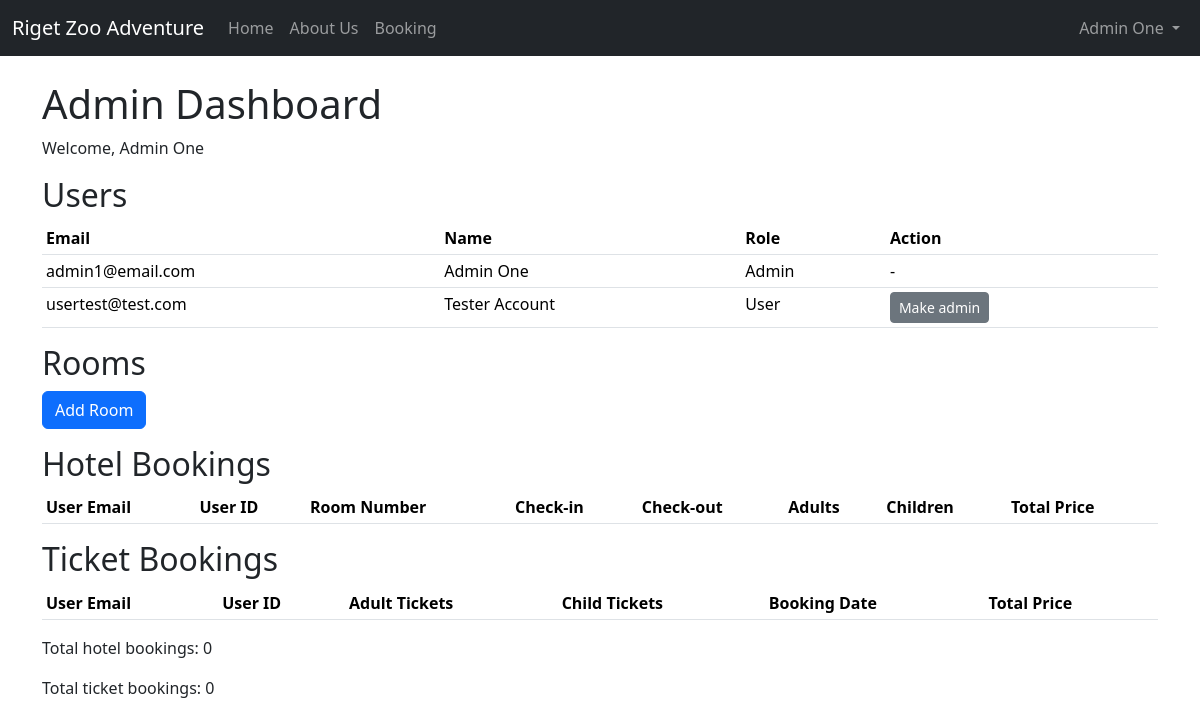
Page /admin (signed in) on the earlier database version.
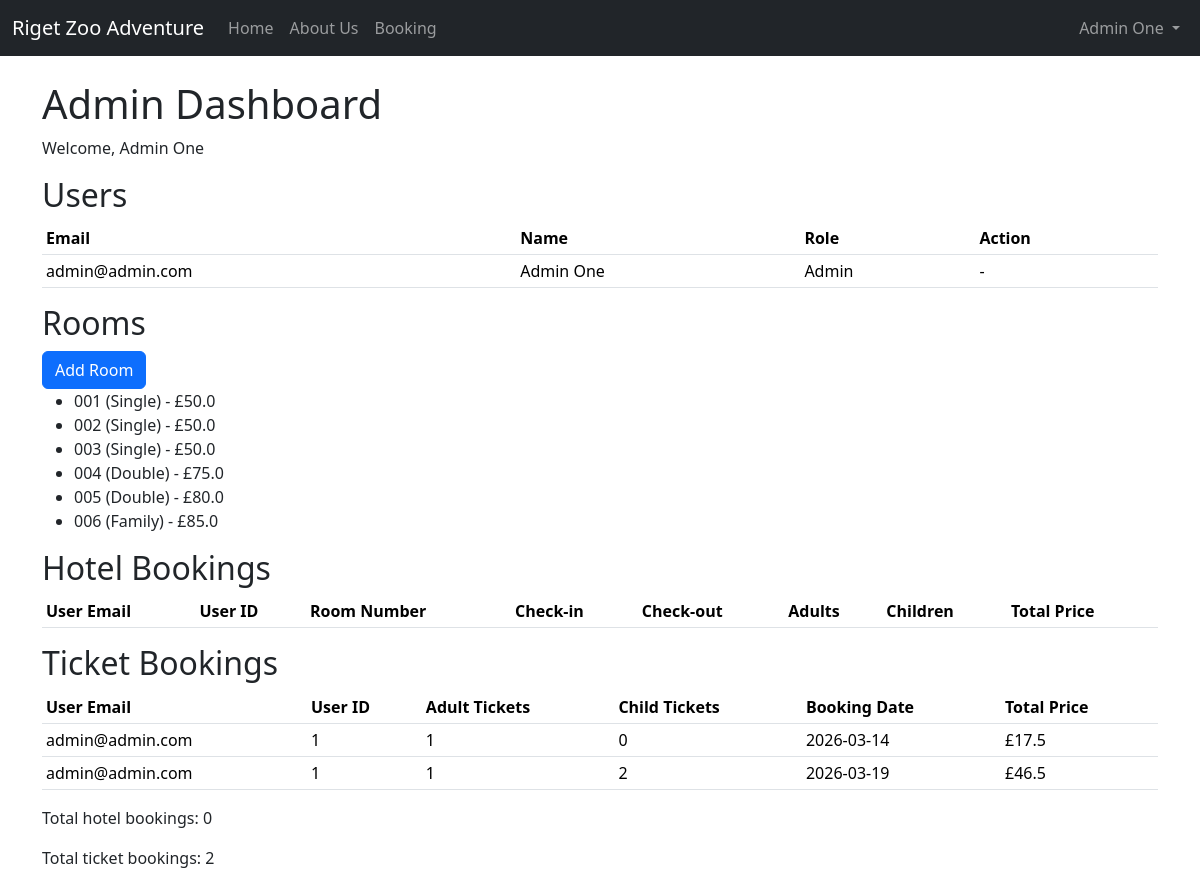
Same page on the later database version.
### website/models.py (models this page shows)
class User(db.Model, UserMixin):
    id = db.Column(db.Integer, primary_key=True)
    email = db.Column(db.String(150), unique=True)
    password = db.Column(db.String(150))
    first_name = db.Column(db.String(150))
    last_name = db.Column(db.String(150))
    is_admin = db.Column(db.Boolean, default=False)
    booking = db.relationship('Booking', backref='user', lazy=True)

class Room(db.Model):
    id = db.Column(db.Integer, primary_key=True)
    room_number = db.Column(db.String(10), unique=True, nullable=False)
    room_type = db.Column(db.String(50), nullable=False)
    max_adults = db.Column(db.Integer, nullable=False)
    max_children = db.Column(db.Integer, nullable=False)
    price_per_night = db.Column(db.Float, nullable=False)
    is_available = db.Column(db.Boolean, default=True)
    bookings = db.relationship('HotelBooking', backref='room', lazy=True)

class Booking(db.Model):
    id = db.Column(db.Integer, primary_key=True)
    date = db.Column(db.DateTime(timezone=True), default=func.now())
    adultticket = db.Column(db.Integer)
    childticket = db.Column(db.Integer)
    bookingdate = db.Column(db.Date, nullable=False)
    total_price = db.Column(db.Float, nullable=False)
    paid = db.Column(db.Boolean, default=False)
    user_id = db.Column(db.Integer, db.ForeignKey('user.id'))

### website/views.py (the view)
@views.route('/admin')
@login_required
def admin():
    if not current_user.is_admin:
        flash('You are not authorized to view that page.', 'error')
        return redirect(url_for('views.home'))
    from .models import Booking, HotelBooking, Room
    users = User.query.all()
    bookings = Booking.query.all()
    hotel_bookings = HotelBooking.query.all()
    rooms = Room.query.all()
    return render_template('admin.html', users=users, bookings=bookings,
                           hotel_bookings=hotel_bookings, rooms=rooms,
                           user=current_user)

### website/__init__.py (called while the page is built)
def create_app():
    app = Flask(__name__)
    app.config['SECRET_KEY'] = 'hjshjhdjah kjshkjdhjs'
    app.config['SQLALCHEMY_DATABASE_URI'] = f'sqlite:///{DB_NAME}'
    db.init_app(app)
    from .views import views
    app.register_blueprint(views, url_prefix='/')
    from .models import User, Booking
    with app.app_context():
        db.create_all()
    login_manager = LoginManager()
    login_manager.login_view = 'views.login'
    login_manager.init_app(app)
    @login_manager.user_loader
    def load_user(user_id):
        return User.query.get(int(user_id))
    @app.context_processor
    def inject_user():
        return dict(user=current_user)
    return app

### website/templates/admin.html (shortened to what this page needs)
{% extends "base.html" %} {% block title %}Admin Dashboard{% endblock %} {%
block content %}
<h1>Admin Dashboard</h1>
<p>Welcome, {{ user.first_name }} {{ user.last_name }}</p>
<h2>Users</h2>
<table class="table table-sm">
  <thead>
    <tr>
      <th>Email</th>
      <th>Name</th>
      <th>Role</th>
      <th>Action</th>
    </tr>
  </thead>
  <tbody>
    {% for u in users %}
    <tr>
      <td>{{ u.email }}</td>
      <td>{{ u.first_name }} {{ u.last_name }}</td>
      <td>{% if u.is_admin %}Admin{% else %}User{% endif %}</td>
      <td>
        {% if u.id != user.id %}
        <form
          method="post"
          action="{{ url_for('views.toggle_admin', user_id=u.id) }}"
        >
          <button type="submit" class="btn btn-sm btn-secondary">
            {% if u.is_admin %}Revoke admin{% else %}Make admin{% endif %}
          </button>
        </form>
        {% else %}-{% endif %}
      </td>
    </tr>
    {% endfor %}
  </tbody>
</table>
<h2>Rooms</h2>
<a class="btn btn-primary" href="{{ url_for('views.add_room') }}">Add Room</a>
<ul>
  {% for r in rooms %}
  <li>{{ r.room_number }} ({{ r.room_type }}) - £{{ r.price_per_night }}</li>
  {% endfor %}
</ul>
<h2>Hotel Bookings</h2>
<table class="table table-sm">
  <thead>
    <tr>
      <th>User Email</th>
      <th>User ID</th>
      <th>Room Number</th>
      <th>Check-in</th>
      <th>Check-out</th>
      <th>Adults</th>
      <th>Children</th>
      <th>Total Price</th>
    </tr>
  </thead>
</table>
<h2>Ticket Bookings</h2>
<table class="table table-sm">
  <thead>
    <tr>
      <th>User Email</th>
      <th>User ID</th>
      <th>Adult Tickets</th>
      <th>Child Tickets</th>
      <th>Booking Date</th>
      <th>Total Price</th>
    </tr>
  </thead>
  <tbody>
    {% for tb in bookings %}
    <tr>
      <td>{{ tb.user.email }}</td>
      <td>{{ tb.user.id }}</td>
      <td>{{ tb.adultticket }}</td>
      <td>{{ tb.childticket }}</td>
      <td>{{ tb.bookingdate }}</td>
      <td>£{{ tb.adultticket * 17.50 + tb.childticket * 14.50 }}</td>
    </tr>
    {% endfor %}
  </tbody>
</table>
<p>Total hotel bookings: {{ hotel_bookings|length }}</p>
<p>Total ticket bookings: {{ bookings|length }}</p>
{% endblock %}

### website/templates/base.html (shortened to what this page needs)
<!doctype html>
<html lang="en" data-bs-theme="light">
  <head>
    <link
      href="https://cdn.jsdelivr.net/npm/bootstrap@5.3.2/dist/css/bootstrap.min.css"
      rel="stylesheet"
    />
    <link
      rel="stylesheet"
      href="https://stackpath.bootstrapcdn.com/font-awesome/4.7.0/css/font-awesome.min.css"
    />
  </head>
  <body>
    <nav class="navbar navbar-expand-lg navbar-dark bg-dark">
      <div class="container-fluid">
        <a class="navbar-brand" href="/">Riget Zoo Adventure</a>
        <div class="collapse navbar-collapse" id="navbar">
          {% if user.is_authenticated %}
          <div class="navbar-nav">
            <a class="nav-link" href="/">Home</a>
            <a class="nav-link" href="/aboutus">About Us</a>
            <a class="nav-link" href="/booking">Booking</a>
          </div>
          <div class="navbar-nav ms-auto">
            <div class="nav-item dropdown">
              <a
                class="nav-link dropdown-toggle"
                href="#"
                role="button"
                data-bs-toggle="dropdown"
              >
                {{ current_user.first_name }} {{ current_user.last_name }}
              </a>
            </div>
          </div>
          {% endif %}
        </div>
      </div>
    </nav>
    <div class="container mt-4">
      {% block content %}{% endblock %}
    </div>
  </body>
</html>

Differences in the rows shown:
removed User: email "usertest@test.com", first_name "Tester", last_name "Account", is_admin "User"
changed User "Admin": email "admin1@email.com" → "admin@admin.com"
added Room: room_number "001", room_type "Single", price_per_night "50.0"
added Room: room_number "002", room_type "Single", price_per_night "50.0"
added Room: room_number "003", room_type "Single", price_per_night "50.0"
added Room: room_number "004", room_type "Double", price_per_night "75.0"
added Room: room_number "005", room_type "Double", price_per_night "80.0"
added Room: room_number "006", room_type "Family", price_per_night "85.0"
added Booking: user.email "admin@admin.com", user.id "1", adultticket "1", childticket "0", bookingdate "2026-03-14", tb.adultticket*17.50+tb.childticket*14.50 "17.5"
added Booking: user.email "admin@admin.com", user.id "1", adultticket "1", childticket "2", bookingdate "2026-03-19", tb.adultticket*17.50+tb.childticket*14.50 "46.5"
Other differences:
{{ bookings|length }}: "0" → "2"
